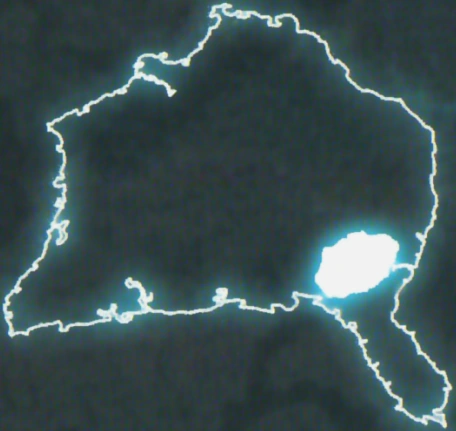
#> input picture content/design/northern_continent_outline.png, 456 x 431 px
$ python build_continent_maps.py
#> lines starting #> are read from the running program, lines starting #| are printed output that depends on the picture; after the words box and inside, x2 and y2 are one past the last pixel; in counts of white or black regions, pixels touching at a corner belong together
"""
Build Northern Continent maps from northern_continent_outline.png only.

No AI concept plate — biomes are painted procedurally so the result stays clean
(no baked labels, UI panels, or white lake blobs).
"""
from __future__ import annotations

from pathlib import Path

import numpy as np
from PIL import Image, ImageDraw, ImageEnhance, ImageFilter, ImageFont

ROOT = Path(__file__).resolve().parents[1]
DESIGN = ROOT / "content" / "design"
OUTLINE = DESIGN / "northern_continent_outline.png"
OUT_GEO = DESIGN / "northern_continent_geo_matanui.png"
OUT_POI = DESIGN / "northern_continent_poi_matanui.png"

# Region paints: (name, fx, fy, RGB). Fractions of land bbox.
BIOMES = [
    ("barrens", 0.48, 0.12, (168, 132, 88)),
    ("plains", 0.78, 0.30, (210, 110, 55)),
    ("mount", 0.30, 0.40, (210, 220, 230)),
    ("mines", 0.55, 0.46, (70, 58, 52)),
    ("glades", 0.18, 0.70, (55, 130, 60)),
    ("coast", 0.48, 0.82, (186, 168, 120)),
    ("peninsula", 0.88, 0.90, (150, 118, 72)),
]

KORO = [
    ("Ta-Koro", (0.78, 0.32), (210, 55, 45)),
    ("Ga-Koro", (0.48, 0.78), (45, 110, 210)),
    ("Le-Koro", (0.20, 0.66), (50, 160, 60)),
    ("Po-Koro", (0.48, 0.14), (150, 100, 55)),
    ("Ko-Koro", (0.32, 0.42), (235, 240, 250)),
    ("Onu-Koro", (0.55, 0.45), (120, 70, 170)),
    ("De-Koro", (0.88, 0.92), (230, 200, 50)),
]


def dilate(mask: np.ndarray, radius: int = 2) -> np.ndarray:
    img = Image.fromarray((mask.astype(np.uint8) * 255))
    for _ in range(radius):
        img = img.filter(ImageFilter.MaxFilter(3))
    return np.array(img) > 127


def dilate_u8(mask: np.ndarray, radius: int = 2) -> Image.Image:
    """Dilate keeping a writable L image (needed for reliable Pillow floodfill)."""
    img = Image.fromarray((mask.astype(np.uint8) * 255), mode="L")
    for _ in range(radius):
        img = img.filter(ImageFilter.MaxFilter(3))
    return img


def erode(mask: np.ndarray, radius: int = 1) -> np.ndarray:
    img = Image.fromarray((mask.astype(np.uint8) * 255))
    for _ in range(radius):
        img = img.filter(ImageFilter.MinFilter(3))
    return np.array(img) > 127


def soft_mask(mask: np.ndarray, blur: float = 1.2) -> np.ndarray:
    img = Image.fromarray((mask.astype(np.uint8) * 255)).filter(ImageFilter.GaussianBlur(blur))
    return np.array(img).astype(np.float32) / 255.0


def build_masks(outline: Image.Image) -> tuple[np.ndarray, np.ndarray, np.ndarray]:
    rgb = np.array(outline.convert("RGB"))
    bri = rgb.mean(axis=2)
    # Core stroke only (ignore soft cyan glow) so floodfill can reach the ocean.
    white = bri > 190
    canvas = dilate_u8(white, 2).copy()
    for seed in (
        (0, 0),
        (canvas.size[0] - 1, 0),
        (0, canvas.size[1] - 1),
        (canvas.size[0] - 1, canvas.size[1] - 1),
    ):
        ImageDraw.floodfill(canvas, seed, 128, thresh=0)

    filled = np.array(canvas)
    if not np.any(filled == 128):
        raise RuntimeError("Ocean floodfill failed — outline stroke may touch the image border.")

    interior = filled == 0
    stroke = filled == 255

    # Tiru Lake = thick interior blob only (never peninsula stroke).
    eroded = Image.fromarray(stroke.astype(np.uint8) * 255).filter(ImageFilter.MinFilter(15))
    lake_core = np.array(eroded) > 127
    lake = np.zeros_like(lake_core)
    ys_c, xs_c = np.where(lake_core)
    if len(xs_c):
        cx, cy = int(xs_c.mean()), int(ys_c.mean())
        y0, y1 = max(cy - 50, 0), min(cy + 55, lake.shape[0])
        x0, x1 = max(cx - 65, 0), min(cx + 65, lake.shape[1])
        window = np.zeros_like(lake_core)
        window[y0:y1, x0:x1] = True
        lake = dilate(lake_core, 4) & window
        lake |= stroke & window & dilate(lake_core, 7)
        lake = dilate(erode(lake, 2), 3) & window

    land = (interior | (stroke & ~lake)) & ~lake
    land = dilate(land, 1) & ~lake
    ocean = ~(land | lake)
    return land, lake, ocean


def aldari_y_from_outline(outline_rgb: np.ndarray, xa: int, xb: int) -> int:
    bri = outline_rgb.mean(axis=2)
    core = bri > 200
    bottoms: list[int] = []
    for x in range(xa, xb):
        col = np.where(core[:, x])[0]
        if len(col):
            bottoms.append(int(col.max()))
    if not bottoms:
        soft = bri > 170
        for x in range(xa, xb):
            col = np.where(soft[:, x])[0]
            if len(col):
                bottoms.append(int(col.max()))
    return int(np.median(np.asarray(bottoms, dtype=np.int32)))


def straighten_aldari_south_coast(
    land: np.ndarray,
    lake: np.ndarray,
    outline_rgb: np.ndarray,
) -> np.ndarray:
    land = land.copy()
    h, _w = land.shape
    ys, xs = np.where(land & ~lake)
    x0, x1 = int(xs.min()), int(xs.max())
    xa = x0 + int(0.02 * (x1 - x0))
    xb = x0 + int(0.60 * (x1 - x0))
    y_coast = aldari_y_from_outline(outline_rgb, xa, xb)
    y_coast = int(np.clip(y_coast, int(h * 0.50), int(h * 0.78)))
    print(f"Aldari forced y_coast={y_coast} (xa={xa}, xb={xb})")

    for x in range(xa, xb):
        if not np.any(land[120:y_coast, x] & ~lake[120:y_coast, x]):
            continue
        land[y_coast + 1 :, x] = False
        land[y_coast - 55 : y_coast + 1, x] = True
        lake[y_coast - 10 : y_coast + 1, x] = False
        land[y_coast + 1 :, x] = False

    row = land[y_coast, xa:xb].copy()
    for i in range(1, len(row) - 1):
        if row[i - 1] and row[i + 1]:
            row[i] = True
    land[y_coast, xa:xb] = row
    for x in range(xa, xb):
        if land[y_coast, x]:
            land[y_coast + 1 :, x] = False
    return land


def land_bbox(land: np.ndarray) -> tuple[int, int, int, int]:
    ys, xs = np.where(land)
    return int(xs.min()), int(ys.min()), int(xs.max()), int(ys.max())


def frac_to_xy(land: np.ndarray, fx: float, fy: float) -> tuple[int, int]:
    x0, y0, x1, y1 = land_bbox(land)
    x = int(x0 + fx * (x1 - x0))
    y = int(y0 + fy * (y1 - y0))
    if 0 <= y < land.shape[0] and 0 <= x < land.shape[1] and land[y, x]:
        return x, y
    h, w = land.shape
    for r in range(1, 80):
        for dy in range(-r, r + 1):
            for dx in range(-r, r + 1):
                nx, ny = x + dx, y + dy
                if 0 <= nx < w and 0 <= ny < h and land[ny, nx]:
                    return nx, ny
    return x, y


def value_noise(h: int, w: int, scale: float, rng: np.random.Generator) -> np.ndarray:
    """Cheap smooth noise via upsampled random grid."""
    gh = max(int(h / scale) + 2, 2)
    gw = max(int(w / scale) + 2, 2)
    grid = rng.random((gh, gw)).astype(np.float32)
    img = Image.fromarray((grid * 255).astype(np.uint8), mode="L")
    img = img.resize((w, h), Image.Resampling.BICUBIC)
    return np.array(img).astype(np.float32) / 255.0


def paint_biomes(land: np.ndarray, rng: np.random.Generator) -> np.ndarray:
    """Soft distance blend of regional colors + multi-scale noise texture."""
    h, w = land.shape
    x0, y0, x1, y1 = land_bbox(land)
    yy, xx = np.mgrid[0:h, 0:w].astype(np.float32)

    centers = []
    colors = []
    for _name, fx, fy, rgb in BIOMES:
        cx = x0 + fx * (x1 - x0)
        cy = y0 + fy * (y1 - y0)
        centers.append((cx, cy))
        colors.append(np.array(rgb, dtype=np.float32))

    # Inverse-distance weights (soft Voronoi).
    weights = []
    for cx, cy in centers:
        d2 = (xx - cx) ** 2 + (yy - cy) ** 2 + 1.0
        # Stretch north-south slightly so coast band stays coastal.
        weights.append(1.0 / (d2 ** 1.15))
    wstack = np.stack(weights, axis=-1)
    wstack /= wstack.sum(axis=-1, keepdims=True)

    base = np.zeros((h, w, 3), dtype=np.float32)
    for i, col in enumerate(colors):
        base += wstack[..., i : i + 1] * col

    # Mount Rapovi: lift luminance near snow center.
    mx, my = centers[2]
    snow = np.exp(-(((xx - mx) ** 2 + (yy - my) ** 2) / (2 * (55.0**2))))
    snow_col = np.array([235, 240, 248], dtype=np.float32)
    base = base * (1.0 - snow[..., None] * 0.55) + snow_col * (snow[..., None] * 0.55)

    # Ta-Wahi heat: push orange near plains center.
    px, py = centers[1]
    heat = np.exp(-(((xx - px) ** 2 + (yy - py) ** 2) / (2 * (70.0**2))))
    heat_col = np.array([230, 90, 40], dtype=np.float32)
    base = base * (1.0 - heat[..., None] * 0.35) + heat_col * (heat[..., None] * 0.35)

    # Texture layers (painterly, not UI).
    n1 = value_noise(h, w, 28, rng)
    n2 = value_noise(h, w, 12, rng)
    n3 = value_noise(h, w, 5, rng)
    grain = (n1 - 0.5) * 28 + (n2 - 0.5) * 16 + (n3 - 0.5) * 8
    # Slight green flecks in glades / darker flecks in mines.
    gx, gy = centers[4]
    glade = np.exp(-(((xx - gx) ** 2 + (yy - gy) ** 2) / (2 * (80.0**2))))
    base[..., 1] += glade * 18
    nx, ny = centers[3]
    mine = np.exp(-(((xx - nx) ** 2 + (yy - ny) ** 2) / (2 * (60.0**2))))
    base -= mine[..., None] * 22

    out = base + grain[..., None]
    # Keep land-only; ocean filled later.
    return np.clip(out, 0, 255)


def ocean_texture(h: int, w: int, rng: np.random.Generator) -> np.ndarray:
    base = np.zeros((h, w, 3), dtype=np.float32)
    base[..., 0] = 12
    base[..., 1] = 38
    base[..., 2] = 68
    n = value_noise(h, w, 40, rng)
    n2 = value_noise(h, w, 18, rng)
    yy, xx = np.mgrid[0:h, 0:w]
    wave = (np.sin(xx / 41.0) * np.cos(yy / 57.0)) * 5.0
    out = base + ((n - 0.5) * 14 + (n2 - 0.5) * 8 + wave)[..., None]
    return np.clip(out, 0, 255)


def lake_texture(ocean: np.ndarray, rng: np.random.Generator) -> np.ndarray:
    out = ocean.copy()
    out[..., 0] = np.clip(out[..., 0] + 22, 0, 255)
    out[..., 1] = np.clip(out[..., 1] + 48, 0, 255)
    out[..., 2] = np.clip(out[..., 2] + 38, 0, 255)
    out += rng.normal(0, 2.5, out.shape)
    return np.clip(out, 0, 255)


def paint_south_beach(
    out: np.ndarray,
    land: np.ndarray,
    lake: np.ndarray,
    rng: np.random.Generator,
    depth: int = 8,
) -> np.ndarray:
    ys, xs = np.where(land & ~lake)
    x0, x1 = int(xs.min()), int(xs.max())
    xa = x0 + int(0.02 * (x1 - x0))
    xb = x0 + int(0.60 * (x1 - x0))
    out = out.copy()
    sand = np.array([200, 180, 135], dtype=np.float32)
    for x in range(xa, xb):
        col = np.where(land[:, x] & ~lake[:, x])[0]
        if not len(col):
            continue
        yb = int(col.max())
        for i, y in enumerate(range(yb, max(yb - depth, 0) - 1, -1)):
            if not land[y, x] or lake[y, x]:
                continue
            t = i / max(depth - 1, 1)
            base = out[y, x].astype(np.float32)
            colr = sand * (1.0 - t * 0.7) + base * (t * 0.7) + rng.normal(0, 2.5, 3)
            out[y, x] = np.clip(colr, 0, 255)
    return out


def paint_map(outline: Image.Image) -> tuple[Image.Image, np.ndarray, np.ndarray]:
    land, lake, _ocean = build_masks(outline)
    outline_rgb = np.array(outline.convert("RGB"))
    land = straighten_aldari_south_coast(land, lake, outline_rgb)

    h, w = land.shape
    rng = np.random.default_rng(7)
    terrain = paint_biomes(land, rng)
    ocean = ocean_texture(h, w, rng)
    lake_arr = lake_texture(ocean, rng)

    # Soft organic lake.
    lake = dilate(erode(lake, 1), 2)
    land = land & ~lake

    land_a = soft_mask(land, 0.55)[..., None]
    lake_a = soft_mask(lake, 2.8)[..., None]
    out = ocean * (1.0 - land_a) + terrain * land_a
    out = out * (1.0 - lake_a) + lake_arr * lake_a
    out = paint_south_beach(out, land, lake, rng)

    # Soft shore foam (subtle).
    edge = dilate(land, 1) & ~land & ~lake
    foam = soft_mask(edge, 1.0)[..., None]
    foam_col = np.array([140, 185, 205], dtype=np.float32)
    out = out * (1.0 - foam * 0.28) + foam_col * (foam * 0.28)

    lake_edge = dilate(lake, 1) & ~lake
    le = soft_mask(lake_edge, 1.2)[..., None]
    out = out * (1.0 - le * 0.22) + foam_col * (le * 0.22)

    img = Image.fromarray(np.clip(out, 0, 255).astype(np.uint8))
    img = ImageEnhance.Color(img).enhance(1.08)
    img = ImageEnhance.Contrast(img).enhance(1.04)
    return img, land, lake


def try_font(size: int) -> ImageFont.ImageFont:
    for name in ("segoeui.ttf", "arial.ttf", "calibri.ttf"):
        path = Path("C:/Windows/Fonts") / name
        if path.exists():
            return ImageFont.truetype(str(path), size)
    return ImageFont.load_default()


def _text_size(draw: ImageDraw.ImageDraw, text: str, font: ImageFont.ImageFont) -> tuple[int, int]:
    box = draw.textbbox((0, 0), text, font=font)
    return box[2] - box[0], box[3] - box[1]


def draw_poi(img: Image.Image, land: np.ndarray) -> Image.Image:
    footer_h = 72
    canvas = Image.new("RGB", (img.width, img.height + footer_h), (10, 28, 48))
    canvas.paste(img, (0, 0))
    draw = ImageDraw.Draw(canvas, "RGBA")
    for i in range(14):
        a = int(150 * (i / 13))
        draw.line([(0, img.height - 14 + i), (img.width, img.height - 14 + i)], fill=(10, 28, 48, a))

    draw = ImageDraw.Draw(canvas)
    font = try_font(13)
    font_lg = try_font(15)

    for _name, (fx, fy), color in KORO:
        x, y = frac_to_xy(land, fx, fy)
        r = 8
        draw.ellipse((x - r - 1, y - r - 1, x + r + 1, y + r + 1), fill=(0, 0, 0))
        draw.ellipse((x - r, y - r, x + r, y + r), fill=color, outline=(20, 20, 20), width=1)

    draw.text((12, img.height + 8), "Settlements", font=font_lg, fill=(200, 215, 230))
    for row_i, row in enumerate((KORO[:4], KORO[4:])):
        x = 12
        y = img.height + 32 + row_i * 20
        for name, _, color in row:
            draw.ellipse((x, y + 2, x + 11, y + 13), fill=color, outline=(0, 0, 0))
            draw.text((x + 16, y), name, font=font, fill=(220, 228, 235))
            tw, _ = _text_size(draw, name, font)
            x += 16 + tw + 22
    return canvas


def main() -> None:
    outline = Image.open(OUTLINE)
#> outline is the input picture: PIL image 456x431 RGB; mean R, G, B 58.7, 79.2, 81.6
    base, land, lake = paint_map(outline)
#> in build_masks, `white = bri > 190`:
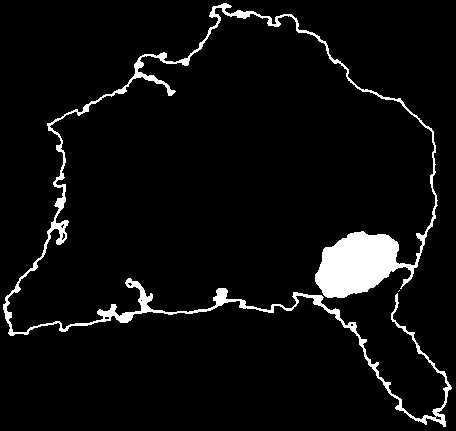
#> white: shape (431, 456) bool; 5.3% white; 2 white regions (1 under 20 px), largest, box (x1, y1, x2, y2) and area: (3, 3, 452, 427) 10444
#> after the loop in build_masks, `for seed in (`:
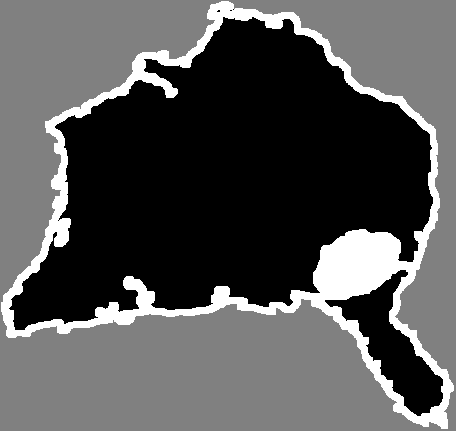
#> canvas: PIL image 456x431 L; min 0, max 255, mean 85.5
#> in build_masks, `interior = filled == 0`: interior: shape (431, 456) bool; 43.7% white; 5 white regions (3 under 20 px), largest, box (x1, y1, x2, y2) and area: (9, 17, 433, 330) 80161, (325, 270, 443, 416) 5681
#> in build_masks, `stroke = filled == 255`: stroke: shape (431, 456) bool; 10.5% white; 1 white region, box (x1, y1, x2, y2) and area: (1, 1, 454, 429) 20712
#> in build_masks, `eroded = Image.fromarray(stroke.astype(np.uint8) * 255).filter(ImageFi..`: eroded: PIL image 456x431 L; 1.3% white; 2 white regions (1 under 20 px), largest, box (x1, y1, x2, y2) and area: (321, 237, 392, 293) 2636
#> in build_masks, `ys_c, xs_c = np.where(lake_core)`: ys_c = 2639 values from 237 to 297; xs_c = 2639 values, max 391 at index 293, min 221 at index 2636, mean 355.7
#> in build_masks, `cx, cy = int(xs_c.mean()), int(ys_c.mean())`: cx = 355; cy = 264
#> in build_masks, `y0, y1 = max(cy - 50, 0), min(cy + 55, lake.shape[0])`: y0 = 214; y1 = 319
#> in build_masks, `x0, x1 = max(cx - 65, 0), min(cx + 65, lake.shape[1])`: x0 = 290; x1 = 420
#> after the loop in dilate, `for _ in range(radius):`: img: PIL image 456x431 L; 1.9% white; 2 white regions, box (x1, y1, x2, y2) and area: (317, 233, 396, 297) 3716, (217, 291, 226, 302) 99
#> in build_masks, `lake = dilate(lake_core, 4) & window`: lake: shape (431, 456) bool; 1.9% white; 1 white region, box (x1, y1, x2, y2) and area: (317, 233, 396, 297) 3716
#> after the loop in dilate (call 2), `for _ in range(radius):`: img: PIL image 456x431 L; 2.5% white; 2 white regions, box (x1, y1, x2, y2) and area: (314, 230, 399, 300) 4610, (214, 288, 229, 305) 255
#> in build_masks, `lake |= stroke & window & dilate(lake_core, 7)`: lake: shape (431, 456) bool; 2.3% white; 1 white region, box (x1, y1, x2, y2) and area: (314, 230, 399, 300) 4610
#> in erode, `return np.array(img) > 127`: returned value: shape (431, 456) bool; 2% white; 1 white region, box (x1, y1, x2, y2) and area: (316, 232, 397, 298) 4006
#> in dilate (call 3), `return np.array(img) > 127`: returned value: shape (431, 456) bool; 2.5% white; 1 white region, box (x1, y1, x2, y2) and area: (313, 229, 400, 301) 4924
#> in build_masks, `land = (interior | (stroke & ~lake)) & ~lake`: land: shape (431, 456) bool; 51.7% white; 2 black regions, box (x1, y1, x2, y2) and area: (0, 0, 456, 431) 89974, (313, 229, 400, 301) 4924
#> in dilate (call 4), `return np.array(img) > 127`: returned value: shape (431, 456) bool; 53% white; 3 black regions, box (x1, y1, x2, y2) and area: (0, 0, 456, 431) 62564, (0, 0, 220, 301) 25260, (314, 230, 399, 300) 4610
#> in build_masks, `land = dilate(land, 1) & ~lake`: land: shape (431, 456) bool; 52.8% white; 3 black regions, box (x1, y1, x2, y2) and area: (0, 0, 456, 431) 62564, (0, 0, 220, 301) 25260, (313, 229, 400, 301) 4924
#> in build_masks, `ocean = ~(land | lake)`:
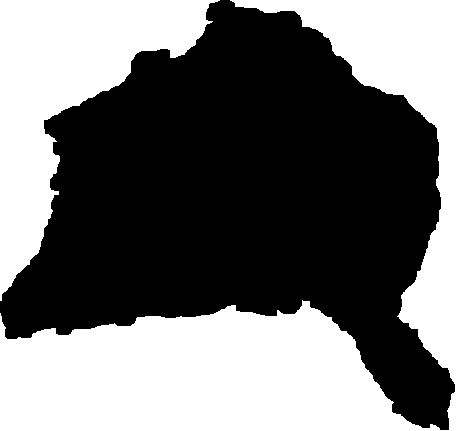
#> ocean: shape (431, 456) bool; 44.7% white; 2 white regions, box (x1, y1, x2, y2) and area: (0, 0, 456, 431) 62564, (0, 0, 220, 301) 25260
#> in straighten_aldari_south_coast, `x0, x1 = int(xs.min()), int(xs.max())`: x0 = 0; x1 = 454
#> in straighten_aldari_south_coast, `xa = x0 + int(0.02 * (x1 - x0))`: xa = 9
#> in straighten_aldari_south_coast, `xb = x0 + int(0.60 * (x1 - x0))`: xb = 272
#> in aldari_y_from_outline, `core = bri > 200`: core: shape (431, 456) bool; 4.9% white; 2 white regions, box (x1, y1, x2, y2) and area: (3, 3, 437, 336) 8400, (293, 292, 451, 427) 1189
#> the loop in aldari_y_from_outline, `for x in range(xa, xb):` made 263 passes
#> col on passes 4 to 6: [290, 291, 292, 293, 330, 331, 332, 333, 334, 335], [290, 291, 292, 332, 333, 334, 335], [289, 290, 291, 333, 334]
#> after the loop in aldari_y_from_outline, `for x in range(xa, xb):`: bottoms = 263 values, max 335 at index 1, min 300 at index 227, mean 316.9
#> in straighten_aldari_south_coast, `y_coast = aldari_y_from_outline(outline_rgb, xa, xb)`: y_coast = 313
#| Aldari forced y_coast=313 (xa=9, xb=272)
#> after the loop in straighten_aldari_south_coast, `for x in range(xa, xb):`:
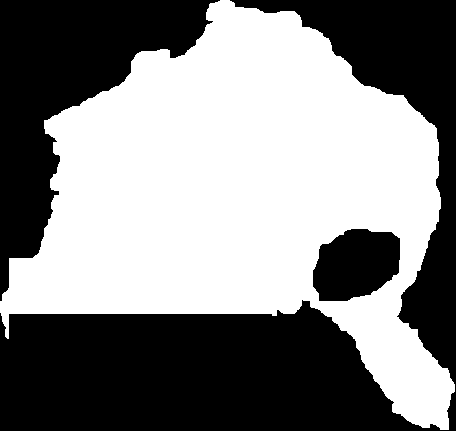
#> land: shape (431, 456) bool; 51.9% white; 3 black regions, box (x1, y1, x2, y2) and area: (0, 0, 456, 431) 64680, (0, 0, 220, 301) 24921, (313, 229, 400, 301) 4924
#> in paint_biomes, `x0, y0, x1, y1 = land_bbox(land)`: x0 = 0; x1 = 454; y1 = 429
#> the loop in paint_biomes, `for _name, fx, fy, rgb in BIOMES:` made 7 passes
#> (cx, cy) on passes 1 to 7: (217.9, 51.48), (354.1, 128.7), (136.2, 171.6), (249.7, 197.3), (81.72, 300.3), (217.9, 351.8), (399.5, 386.1)
#> after the loop in paint_biomes, `for _name, fx, fy, rgb in BIOMES:`: centers = [(217.9, 51.48), (354.1, 128.7), (136.2, 171.6), (249.7, 197.3), (81.72, 300.3), (217.9, 351.8), (399.5, 386.1)]; colors = [[168, 132, 88], [210, 110, 55], [210, 220, 230], [70, 58, 52], [55, 130, 60], [186, 168, 120], [150, 118, 72]]
#> the loop in paint_biomes, `for cx, cy in centers:` made 7 passes
#> pass 1, in paint_biomes, `d2 = (xx - cx) ** 2 + (yy - cy) ** 2 + 1.0`:
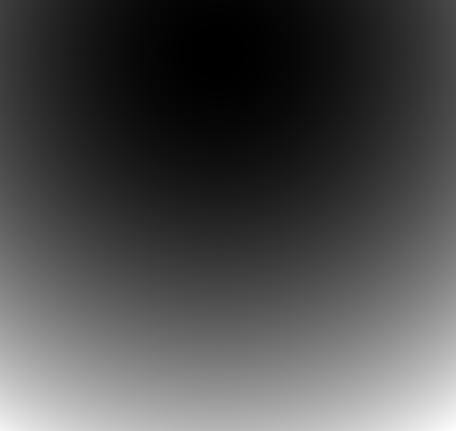
#> d2: shape (431, 456) float32; min 1.24, max 199485.3, mean 59639.5; drawn with min black and max white
#> after the loop in paint_biomes, `for cx, cy in centers:`: weights = 7 items
#> in paint_biomes, `base = np.zeros((h, w, 3), dtype=np.float32)`: base: shape (431, 456, 3) float32; every value is 0
#> the loop in paint_biomes, `for i, col in enumerate(colors):` made 7 passes
#> after the loop in paint_biomes, `for i, col in enumerate(colors):`:
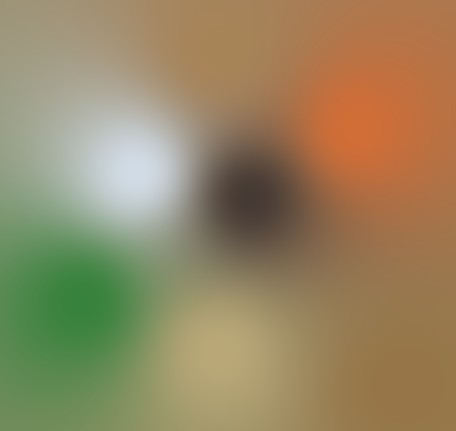
#> base: shape (431, 456, 3) float32; mean of channels 0, 1, 2 151, 134.8, 97.9; drawn as R, G, B
#> in paint_biomes, `mx, my = centers[2]`: mx = 136.2; my = 171.6
#> in paint_biomes, `snow_col = np.array([235, 240, 248], dtype=np.float32)`: snow_col = [235, 240, 248]
#> in paint_biomes, `px, py = centers[1]`: px = 354.1; py = 128.7
#> in paint_biomes, `heat_col = np.array([230, 90, 40], dtype=np.float32)`: heat_col = [230, 90, 40]
#> in value_noise, `img = img.resize((w, h), Image.Resampling.BICUBIC)`:
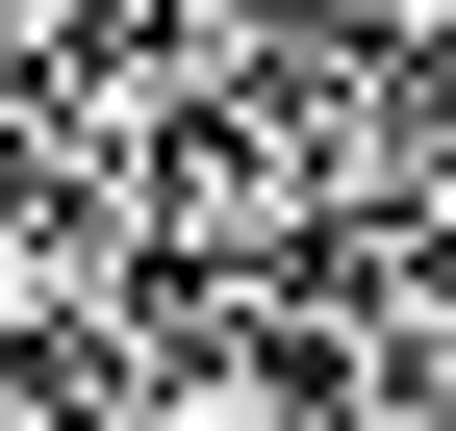
#> img: PIL image 456x431 L; min 0, max 255, mean 128.6
#> in paint_biomes, `gx, gy = centers[4]`: gx = 81.72; gy = 300.3
#> in paint_biomes, `nx, ny = centers[3]`: nx = 249.7; ny = 197.3
#> in paint_south_beach, `x0, x1 = int(xs.min()), int(xs.max())`: x0 = 0; x1 = 454
#> in paint_south_beach, `xa = x0 + int(0.02 * (x1 - x0))`: xa = 9
#> in paint_south_beach, `xb = x0 + int(0.60 * (x1 - x0))`: xb = 272
#> in paint_south_beach, `sand = np.array([200, 180, 135], dtype=np.float32)`: sand = [200, 180, 135]
#> in paint_map, `foam_col = np.array([140, 185, 205], dtype=np.float32)`: foam_col = [140, 185, 205]

    x0, _, x1, _ = land_bbox(land)
#> x0 = 0; x1 = 454
    mid0 = x0 + int(0.15 * (x1 - x0))
#> mid0 = 68
    mid1 = x0 + int(0.55 * (x1 - x0))
#> mid1 = 249
    bottoms = [
        int(np.where(land[:, x] & ~lake[:, x])[0].max())
        for x in range(mid0, mid1, 3)
        if np.any(land[:, x] & ~lake[:, x])
    ]
#> bottoms = 61 values from 313 to 313
    if bottoms:
        print(
            f"Aldari south-edge y min/max/spread: {min(bottoms)}/{max(bottoms)}/{max(bottoms) - min(bottoms)}"
        )
#| Aldari south-edge y min/max/spread: 313/313/0

    base.save(OUT_GEO)
    print(f"Wrote {OUT_GEO}")

    poi = draw_poi(base.copy(), land)
#> the loop in draw_poi, `for _name, (fx, fy), color in KORO:` made 7 passes
#> (x, y) on passes 1 to 7: (354, 137), (196, 313), (90, 283), (217, 60), (145, 180), (249, 193), (399, 394)
    poi.save(OUT_POI)
    print(f"Wrote {OUT_POI}")

    geo = np.array(base)
    print(f"Hot-white pixels (>235): {(geo.mean(axis=2) > 235).sum()}")
#| Hot-white pixels (>235): 1281
    print(f"Lake bbox pixels: {int(lake.sum())}")
#| Lake bbox pixels: 5246


if __name__ == "__main__":
    main()
